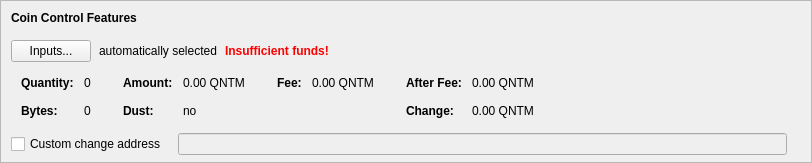
    <widget class="QFrame" name="frameCoinControl">
     <property name="sizePolicy">
      <sizepolicy hsizetype="Expanding" vsizetype="Expanding">
       <horstretch>0</horstretch>
       <verstretch>0</verstretch>
      </sizepolicy>
     </property>
     <property name="maximumSize">
      <size>
       <width>16777215</width>
       <height>16777215</height>
      </size>
     </property>
     <property name="frameShape">
      <enum>QFrame::StyledPanel</enum>
     </property>
     <property name="frameShadow">
      <enum>QFrame::Sunken</enum>
     </property>
     <layout class="QVBoxLayout" name="verticalLayoutCoinControl2">
      <property name="spacing">
       <number>0</number>
      </property>
      <property name="leftMargin">
       <number>0</number>
      </property>
      <property name="topMargin">
       <number>0</number>
      </property>
      <property name="rightMargin">
       <number>0</number>
      </property>
      <property name="bottomMargin">
       <number>6</number>
      </property>
      <item>
       <layout class="QVBoxLayout" name="verticalLayoutCoinControl" stretch="0,0,0,0,1">
        <property name="spacing">
         <number>0</number>
        </property>
        <property name="leftMargin">
         <number>10</number>
        </property>
        <property name="topMargin">
         <number>10</number>
        </property>
        <item>
         <layout class="QHBoxLayout" name="horizontalLayoutCoinControl1">
          <property name="bottomMargin">
           <number>15</number>
          </property>
          <item>
           <widget class="QLabel" name="labelCoinControlFeatures">
            <property name="sizePolicy">
             <sizepolicy hsizetype="Preferred" vsizetype="Maximum">
              <horstretch>0</horstretch>
              <verstretch>0</verstretch>
             </sizepolicy>
            </property>
            <property name="font">
             <font>
              <weight>75</weight>
              <bold>true</bold>
             </font>
            </property>
            <property name="styleSheet">
             <string notr="true">font-weight:bold;</string>
            </property>
            <property name="text">
             <string>Coin Control Features</string>
            </property>
           </widget>
          </item>
         </layout>
        </item>
        <item>
         <layout class="QHBoxLayout" name="horizontalLayoutCoinControl2" stretch="0,0,0,0">
          <property name="spacing">
           <number>8</number>
          </property>
          <property name="bottomMargin">
           <number>10</number>
          </property>
          <item>
           <widget class="QPushButton" name="pushButtonCoinControl">
            <property name="styleSheet">
             <string notr="true"/>
            </property>
            <property name="text">
             <string>Inputs...</string>
            </property>
            <property name="autoDefault">
             <bool>false</bool>
            </property>
           </widget>
          </item>
          <item>
           <widget class="QLabel" name="labelCoinControlAutomaticallySelected">
            <property name="text">
             <string>automatically selected</string>
            </property>
            <property name="margin">
             <number>5</number>
            </property>
           </widget>
          </item>
          <item>
           <widget class="QLabel" name="labelCoinControlInsuffFunds">
            <property name="font">
             <font>
              <weight>75</weight>
              <bold>true</bold>
             </font>
            </property>
            <property name="styleSheet">
             <string notr="true">color:red;font-weight:bold;</string>
            </property>
            <property name="text">
             <string>Insufficient funds!</string>
            </property>
            <property name="margin">
             <number>5</number>
            </property>
           </widget>
          </item>
          <item>
           <spacer name="horizontalSpacerCoinControl">
            <property name="orientation">
             <enum>Qt::Horizontal</enum>
            </property>
            <property name="sizeHint" stdset="0">
             <size>
              <width>40</width>
              <height>1</height>
             </size>
            </property>
           </spacer>
          </item>
         </layout>
        </item>
        <item>
         <widget class="QWidget" name="widgetCoinControl" native="true">
          <property name="sizePolicy">
           <sizepolicy hsizetype="Preferred" vsizetype="Preferred">
            <horstretch>0</horstretch>
            <verstretch>0</verstretch>
           </sizepolicy>
          </property>
          <property name="minimumSize">
           <size>
            <width>0</width>
            <height>0</height>
           </size>
          </property>
          <property name="styleSheet">
           <string notr="true"/>
          </property>
          <layout class="QHBoxLayout" name="horizontalLayoutCoinControl5">
           <property name="leftMargin">
            <number>0</number>
           </property>
           <property name="topMargin">
            <number>0</number>
           </property>
           <property name="rightMargin">
            <number>0</number>
           </property>
           <property name="bottomMargin">
            <number>0</number>
           </property>
           <item>
            <layout class="QHBoxLayout" name="horizontalLayoutCoinControl3" stretch="0,0,0,1">
             <property name="spacing">
              <number>20</number>
             </property>
             <property name="topMargin">
              <number>0</number>
             </property>
             <property name="bottomMargin">
              <number>10</number>
             </property>
             <item>
              <layout class="QFormLayout" name="formLayoutCoinControl1">
               <property name="horizontalSpacing">
                <number>10</number>
               </property>
               <property name="verticalSpacing">
                <number>14</number>
               </property>
               <property name="leftMargin">
                <number>10</number>
               </property>
               <property name="topMargin">
                <number>4</number>
               </property>
               <property name="rightMargin">
                <number>6</number>
               </property>
               <item row="0" column="0">
                <widget class="QLabel" name="labelCoinControlQuantityText">
                 <property name="font">
                  <font>
                   <weight>75</weight>
                   <bold>true</bold>
                  </font>
                 </property>
                 <property name="text">
                  <string>Quantity:</string>
                 </property>
                 <property name="margin">
                  <number>0</number>
                 </property>
                </widget>
               </item>
               <item row="0" column="1">
                <widget class="QLabel" name="labelCoinControlQuantity">
                 <property name="cursor">
                  <cursorShape>IBeamCursor</cursorShape>
                 </property>
                 <property name="contextMenuPolicy">
                  <enum>Qt::ActionsContextMenu</enum>
                 </property>
                 <property name="text">
                  <string notr="true">0</string>
                 </property>
                 <property name="margin">
                  <number>0</number>
                 </property>
                 <property name="textInteractionFlags">
                  <set>Qt::LinksAccessibleByMouse|Qt::TextSelectableByKeyboard|Qt::TextSelectableByMouse</set>
                 </property>
                </widget>
               </item>
               <item row="1" column="0">
                <widget class="QLabel" name="labelCoinControlBytesText">
                 <property name="font">
                  <font>
                   <weight>75</weight>
                   <bold>true</bold>
                  </font>
                 </property>
                 <property name="text">
                  <string>Bytes:</string>
                 </property>
                </widget>
               </item>
               <item row="1" column="1">
                <widget class="QLabel" name="labelCoinControlBytes">
                 <property name="cursor">
                  <cursorShape>IBeamCursor</cursorShape>
                 </property>
                 <property name="contextMenuPolicy">
                  <enum>Qt::ActionsContextMenu</enum>
                 </property>
                 <property name="text">
                  <string notr="true">0</string>
                 </property>
                 <property name="textInteractionFlags">
                  <set>Qt::LinksAccessibleByMouse|Qt::TextSelectableByKeyboard|Qt::TextSelectableByMouse</set>
                 </property>
                </widget>
               </item>
              </layout>
             </item>
             <item>
              <layout class="QFormLayout" name="formLayoutCoinControl2">
               <property name="horizontalSpacing">
                <number>10</number>
               </property>
               <property name="verticalSpacing">
                <number>14</number>
               </property>
               <property name="leftMargin">
                <number>6</number>
               </property>
               <property name="topMargin">
                <number>4</number>
               </property>
               <property name="rightMargin">
                <number>6</number>
               </property>
               <item row="0" column="0">
                <widget class="QLabel" name="labelCoinControlAmountText">
                 <property name="font">
                  <font>
                   <weight>75</weight>
                   <bold>true</bold>
                  </font>
                 </property>
                 <property name="text">
                  <string>Amount:</string>
                 </property>
                 <property name="margin">
                  <number>0</number>
                 </property>
                </widget>
               </item>
               <item row="0" column="1">
                <widget class="QLabel" name="labelCoinControlAmount">
                 <property name="cursor">
                  <cursorShape>IBeamCursor</cursorShape>
                 </property>
                 <property name="contextMenuPolicy">
                  <enum>Qt::ActionsContextMenu</enum>
                 </property>
                 <property name="text">
                  <string notr="true">0.00 QNTM</string>
                 </property>
                 <property name="textInteractionFlags">
                  <set>Qt::LinksAccessibleByMouse|Qt::TextSelectableByKeyboard|Qt::TextSelectableByMouse</set>
                 </property>
                </widget>
               </item>
               <item row="1" column="0">
                <widget class="QLabel" name="labelCoinControlLowOutputText">
                 <property name="font">
                  <font>
                   <weight>75</weight>
                   <bold>true</bold>
                  </font>
                 </property>
                 <property name="text">
                  <string>Dust:</string>
                 </property>
                </widget>
               </item>
               <item row="1" column="1">
                <widget class="QLabel" name="labelCoinControlLowOutput">
                 <property name="cursor">
                  <cursorShape>IBeamCursor</cursorShape>
                 </property>
                 <property name="contextMenuPolicy">
                  <enum>Qt::ActionsContextMenu</enum>
                 </property>
                 <property name="text">
                  <string notr="true">no</string>
                 </property>
                 <property name="textInteractionFlags">
                  <set>Qt::LinksAccessibleByMouse|Qt::TextSelectableByKeyboard|Qt::TextSelectableByMouse</set>
                 </property>
                </widget>
               </item>
              </layout>
             </item>
             <item>
              <layout class="QFormLayout" name="formLayoutCoinControl3">
               <property name="horizontalSpacing">
                <number>10</number>
               </property>
               <property name="verticalSpacing">
                <number>14</number>
               </property>
               <property name="leftMargin">
                <number>6</number>
               </property>
               <property name="topMargin">
                <number>4</number>
               </property>
               <property name="rightMargin">
                <number>6</number>
               </property>
               <item row="0" column="0">
                <widget class="QLabel" name="labelCoinControlFeeText">
                 <property name="font">
                  <font>
                   <weight>75</weight>
                   <bold>true</bold>
                  </font>
                 </property>
                 <property name="text">
                  <string>Fee:</string>
                 </property>
                 <property name="margin">
                  <number>0</number>
                 </property>
                </widget>
               </item>
               <item row="0" column="1">
                <widget class="QLabel" name="labelCoinControlFee">
                 <property name="cursor">
                  <cursorShape>IBeamCursor</cursorShape>
                 </property>
                 <property name="contextMenuPolicy">
                  <enum>Qt::ActionsContextMenu</enum>
                 </property>
                 <property name="text">
                  <string notr="true">0.00 QNTM</string>
                 </property>
                 <property name="textInteractionFlags">
                  <set>Qt::LinksAccessibleByMouse|Qt::TextSelectableByKeyboard|Qt::TextSelectableByMouse</set>
                 </property>
                </widget>
               </item>
              </layout>
             </item>
             <item>
              <layout class="QFormLayout" name="formLayoutCoinControl4">
               <property name="horizontalSpacing">
                <number>10</number>
               </property>
               <property name="verticalSpacing">
                <number>14</number>
               </property>
               <property name="leftMargin">
                <number>6</number>
               </property>
               <property name="topMargin">
                <number>4</number>
               </property>
               <property name="rightMargin">
                <number>6</number>
               </property>
               <item row="0" column="0">
                <widget class="QLabel" name="labelCoinControlAfterFeeText">
                 <property name="font">
                  <font>
                   <weight>75</weight>
                   <bold>true</bold>
                  </font>
                 </property>
                 <property name="text">
                  <string>After Fee:</string>
                 </property>
                 <property name="margin">
                  <number>0</number>
                 </property>
                </widget>
               </item>
               <item row="0" column="1">
                <widget class="QLabel" name="labelCoinControlAfterFee">
                 <property name="cursor">
                  <cursorShape>IBeamCursor</cursorShape>
                 </property>
                 <property name="contextMenuPolicy">
                  <enum>Qt::ActionsContextMenu</enum>
                 </property>
                 <property name="text">
                  <string notr="true">0.00 QNTM</string>
                 </property>
                 <property name="textInteractionFlags">
                  <set>Qt::LinksAccessibleByMouse|Qt::TextSelectableByKeyboard|Qt::TextSelectableByMouse</set>
                 </property>
                </widget>
               </item>
               <item row="1" column="0">
                <widget class="QLabel" name="labelCoinControlChangeText">
                 <property name="font">
                  <font>
                   <weight>75</weight>
                   <bold>true</bold>
                  </font>
                 </property>
                 <property name="text">
                  <string>Change:</string>
                 </property>
                </widget>
               </item>
               <item row="1" column="1">
                <widget class="QLabel" name="labelCoinControlChange">
                 <property name="cursor">
                  <cursorShape>IBeamCursor</cursorShape>
                 </property>
                 <property name="contextMenuPolicy">
                  <enum>Qt::ActionsContextMenu</enum>
                 </property>
                 <property name="text">
                  <string notr="true">0.00 QNTM</string>
                 </property>
                 <property name="textInteractionFlags">
                  <set>Qt::LinksAccessibleByMouse|Qt::TextSelectableByKeyboard|Qt::TextSelectableByMouse</set>
                 </property>
                </widget>
               </item>
              </layout>
             </item>
            </layout>
           </item>
          </layout>
         </widget>
        </item>
        <item>
         <layout class="QHBoxLayout" name="horizontalLayoutCoinControl4" stretch="0,0,0">
          <property name="spacing">
           <number>12</number>
          </property>
          <property name="sizeConstraint">
           <enum>QLayout::SetDefaultConstraint</enum>
          </property>
          <property name="topMargin">
           <number>5</number>
          </property>
          <property name="rightMargin">
           <number>5</number>
          </property>
          <item>
           <widget class="QCheckBox" name="checkBoxCoinControlChange">
            <property name="toolTip">
             <string>If this is activated, but the change address is empty or invalid, change will be sent to a newly generated address.</string>
            </property>
            <property name="text">
             <string>Custom change address</string>
            </property>
           </widget>
          </item>
          <item>
           <widget class="QValidatedLineEdit" name="lineEditCoinControlChange">
            <property name="enabled">
             <bool>false</bool>
            </property>
            <property name="sizePolicy">
             <sizepolicy hsizetype="Expanding" vsizetype="Fixed">
              <horstretch>0</horstretch>
              <verstretch>0</verstretch>
             </sizepolicy>
            </property>
           </widget>
          </item>
          <item>
           <widget class="QLabel" name="labelCoinControlChangeLabel">
            <property name="sizePolicy">
             <sizepolicy hsizetype="Preferred" vsizetype="Expanding">
              <horstretch>0</horstretch>
              <verstretch>0</verstretch>
             </sizepolicy>
            </property>
            <property name="minimumSize">
             <size>
              <width>0</width>
              <height>0</height>
             </size>
            </property>
            <property name="text">
             <string/>
            </property>
            <property name="margin">
             <number>3</number>
            </property>
           </widget>
          </item>
         </layout>
        </item>
        <item>
         <spacer name="verticalSpacerCoinControl">
          <property name="orientation">
           <enum>Qt::Vertical</enum>
          </property>
          <property name="sizeHint" stdset="0">
           <size>
            <width>800</width>
            <height>1</height>
           </size>
          </property>
         </spacer>
        </item>
       </layout>
      </item>
     </layout>
    </widget>
